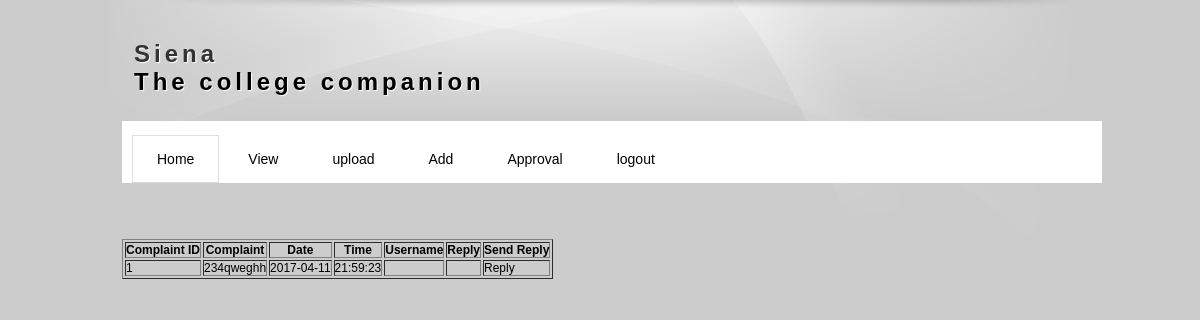
/admin/viewComplaint.php, run on the app's committed database.
### tables this page shows
CREATE TABLE `complaint` (
  `cid` int(11) NOT NULL,
  `complaint` varchar(30) NOT NULL,
  `date` varchar(15) NOT NULL,
  `time` varchar(10) NOT NULL,
  `username` varchar(20) NOT NULL,
  `reply` varchar(30) NOT NULL,
  PRIMARY KEY  (`cid`)
);

### shares/db/mydatabase.inc (called while the page is built, shortened)
<?php
	function getDatas($sql){
		$dt = mysql_query($sql);
		$table = array();
		$rno = mysql_num_rows($dt);
		$cno = mysql_num_fields($dt);
		for($i=0;$i<$rno;$i++){
			$row = mysql_fetch_array($dt);
			for($j=0;$j<$cno;$j++){
				$table[$i][$j] = $row[$j];
			}
		}
		return $table;
	}
?>

### admin/viewComplaint.php (the view, shortened to what this page needs)
<?php include("../admin/menu.php");?>
 <?php include_once("../shares/db/mydatabase.inc"); ?>
<div id="site_content">
<br><br><br><br>
<form method="post">
	<table class="datagrid" border="1">
	<tr>
		<th>Complaint ID</th>
		<th>Complaint</th>
		<th>Date</th>
		<th>Time</th>
		<th>Username</th>
		<th>Reply</th>
		<th>Send Reply</th>
	</tr>
	<?php
		$sql = "select * from complaint";
		$tbl = getDatas($sql);
		for($i=0;$i<count($tbl);$i++){
			$cl = ($i%2==0)?"eve":"odd";
			echo "<tr class='$cl'>";
			for($j=0;$j<count($tbl[$i]);$j++){
				echo "<td>".$tbl[$i][$j]."</td>";
			}
?>
<td><a href="reply.php?cid=<?php echo $tbl[$i][0]?>">Reply</a></td>
<?php
			echo "</tr>";
		}
	?>
	</table>
</form>
</div>

### tempfinal/css/main.css (style rules this page uses)
* { margin: 0; padding: 0; }
body { font: 12px Tahoma, Arial, Sans-Serif; color: #000; background: #ccc; }
a { text-decoration: none; color: #000; }

### data on the page
complaint: cid "1", complaint "234qweghh", date "2017-04-11", time "21:59:23"
